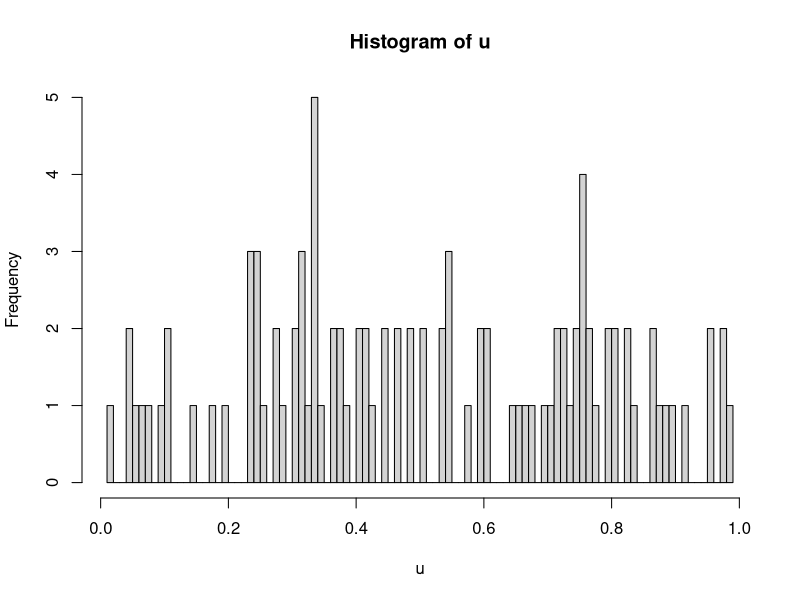
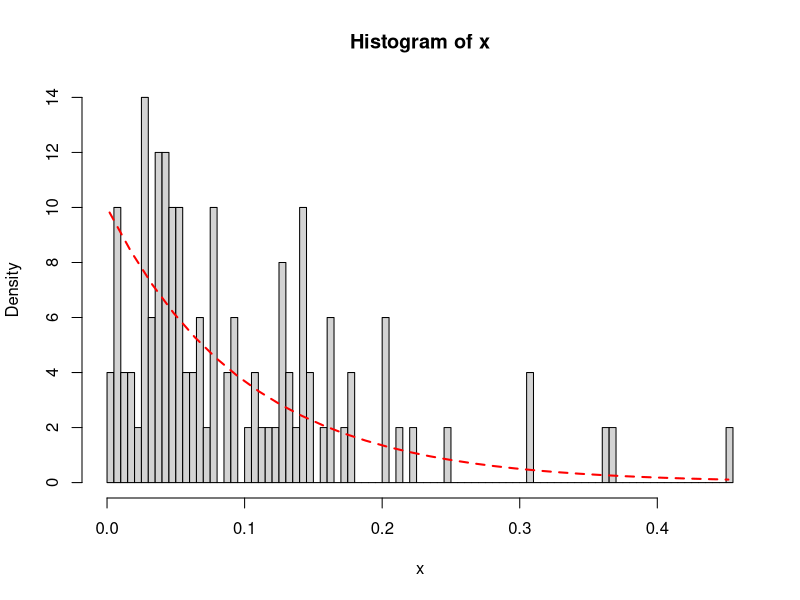
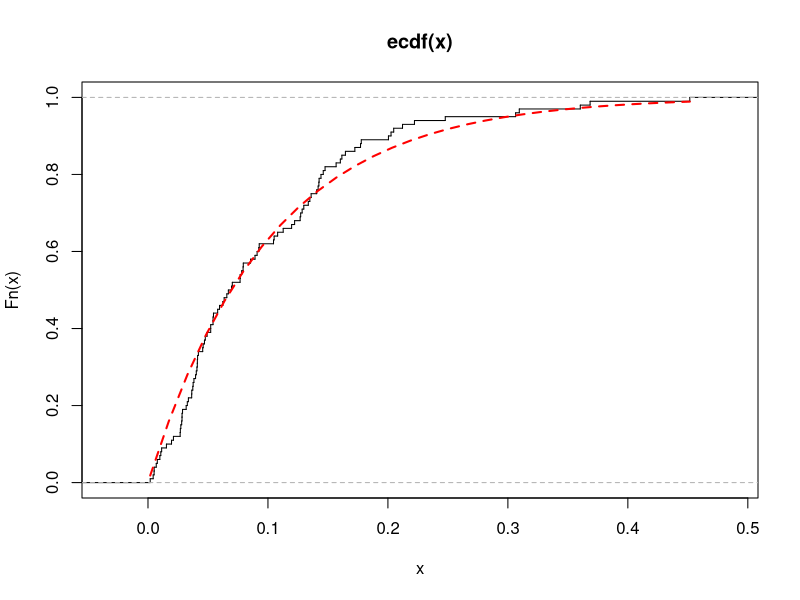
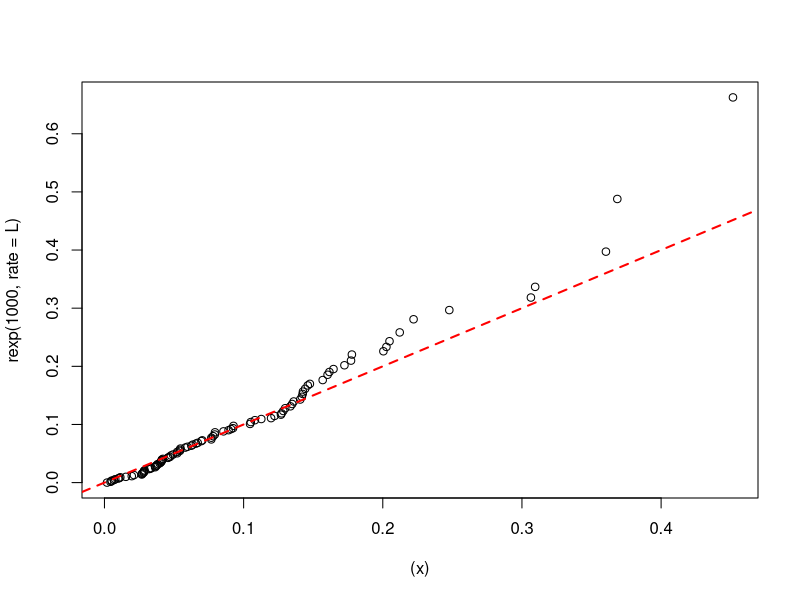
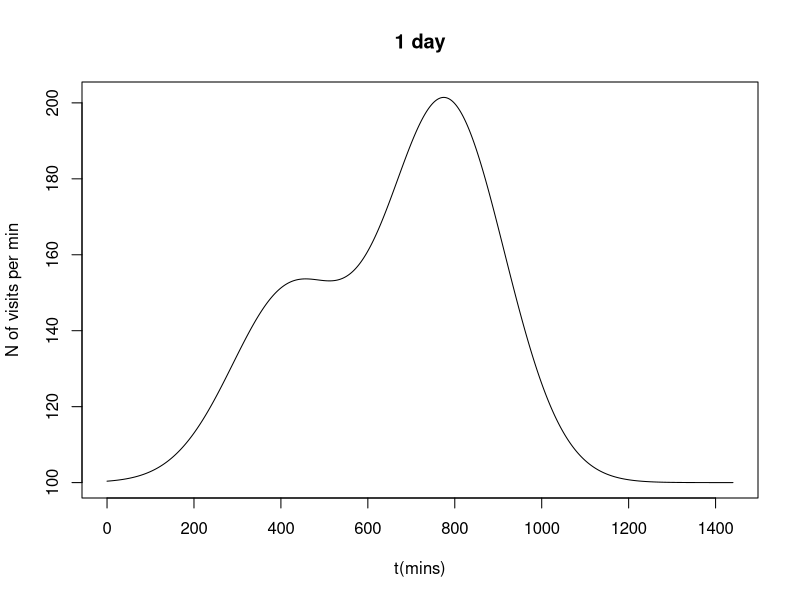
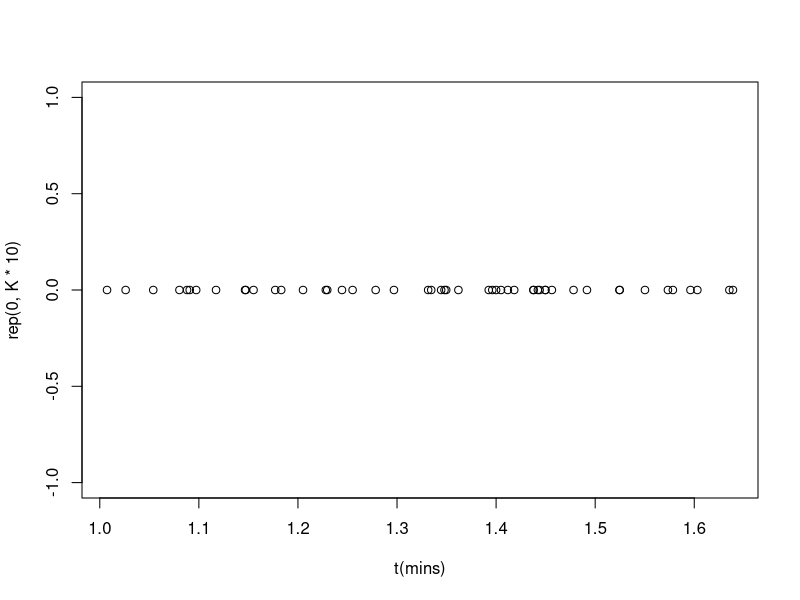
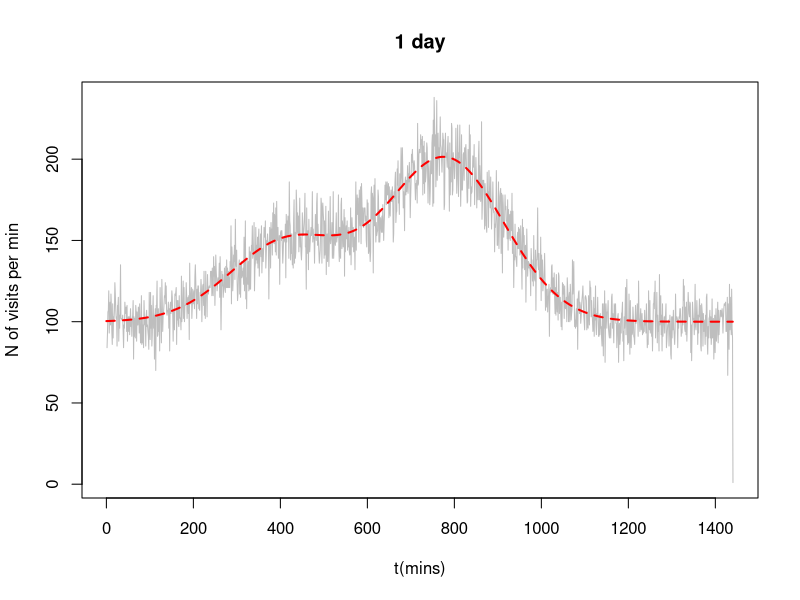

Recreate these plots in R, in order. (Note: a time limit stopped this script after it produced the figures.)
# 1.1
K = 5;
L = 10;
n = K*20;
u = runif(n, 0, 1);
x = sapply(u, function(x) { -1 / L * log(1-x) });
x;

#1.2
# 1
png(filename = '1.2_1.png', width = 800, height = 600);
hist(u, breaks=length(u), freq=TRUE);
graphics.off();

# 2
png(filename = '1.2_2.png', width = 800, height = 600);
hist(x, breaks=length(x), freq=FALSE);

xGrid=seq(min(x),max(x),length=30)
lines (xGrid,dexp(xGrid, rate=L), col='red', lw=2, lty=2)
graphics.off();

# 3

png(filename = '1.2_3.png', width = 800, height = 600);
plot(ecdf(x), verticals=TRUE, do.points = FALSE);
xGrid=seq(min(x),max(x),length=30)
lines (xGrid, pexp(xGrid, rate=L), col='red', lw=2, lty=2)

graphics.off();

# 4

png(filename = '1.2_4.png', width = 800, height = 600);
qqplot((x), rexp(1000, rate=L), plot.it = TRUE);
abline (0, 1, col='red', lw=2, lty=2)
graphics.off();

# 2
lambda = function(t) { 100 + 50/exp((t - 420)^2/(3600*L)) + 100/exp((L*(t - 480 - 30*L)^2)/360000)};
png(filename = '2.1.png', width = 800, height = 600);
curve(lambda(x), from = 0, to = 24*60, n = 24*60, xlab = "t(mins)", ylab = "N of visits per min", main="1 day");
graphics.off();

# 2.2

arrival_times = numeric();
current_time = 1;
while (current_time <= 24 * 60)
{
    increment = rexp(1, lambda(current_time));
    current_time = current_time + increment;
    arrival_times = append(arrival_times, current_time);
}

png(filename = "2.2.png", width = 800, height = 170);
plot(x = arrival_times[1:(K * 10)], y = rep(0, K * 10), type = 'p', xlab = "t(mins)");
graphics.off();

# 2.3
png(filename = "2.3.png", width = 800, height = 600);
h = hist(arrival_times, breaks = 24 * 60, freq = TRUE, plot = FALSE, warn.unused = FALSE);
plot(h$mids, h$counts, col = "gray", type = 'l', xlab = "t(mins)", ylab = "N of visits per min", main = "1 day");
curve(lambda(x), from = 0, to = 24 * 60, n = 24 * 60, add = TRUE, lty = "dashed", col = "red", lwd = 2);
graphics.off();


# 3.2
atc = numeric();
atp = numeric();
for (i in 1:length(arrival_times))
{
	t = runif(1, min = 0, max = 1);
	if (t < K / (K + L))
		atc = append(atc, arrival_times[i])
	else
		atp = append(atp, arrival_times[i]);
}

# Task 3.3
png(filename = "3.1.png", width = 800, height = 600);
h = hist(atc, breaks = 24 * 60, freq = TRUE, plot = FALSE, warn.unused = FALSE);
plot(h$mids, h$counts, col = "gray", type = 'l', xlab = "t(mins)", ylab = "N of visits per min for courrier", main = "1 day");
curve(lambda(x) * (K / (K + L)), from = 0, to = 24 * 60, n = 24 * 60, add = TRUE, col = 'red', lty = 2);
graphics.off();

png(filename = "3.2.png", width = 800, height = 600);
h = hist(atp, breaks = 24 * 60, freq = TRUE, plot = FALSE, warn.unused =
		FALSE);
plot(h$mids, h$counts, col = "gray", type = 'l', xlab = "t (mins)", ylab = "N of visits per min for post", main = "1 day");
curve(lambda(x) * (L / (K + L)), from = 0, to = 24 * 60, n = 24 * 60, add = TRUE, col = 'red', lty = 2);
graphics.off();
